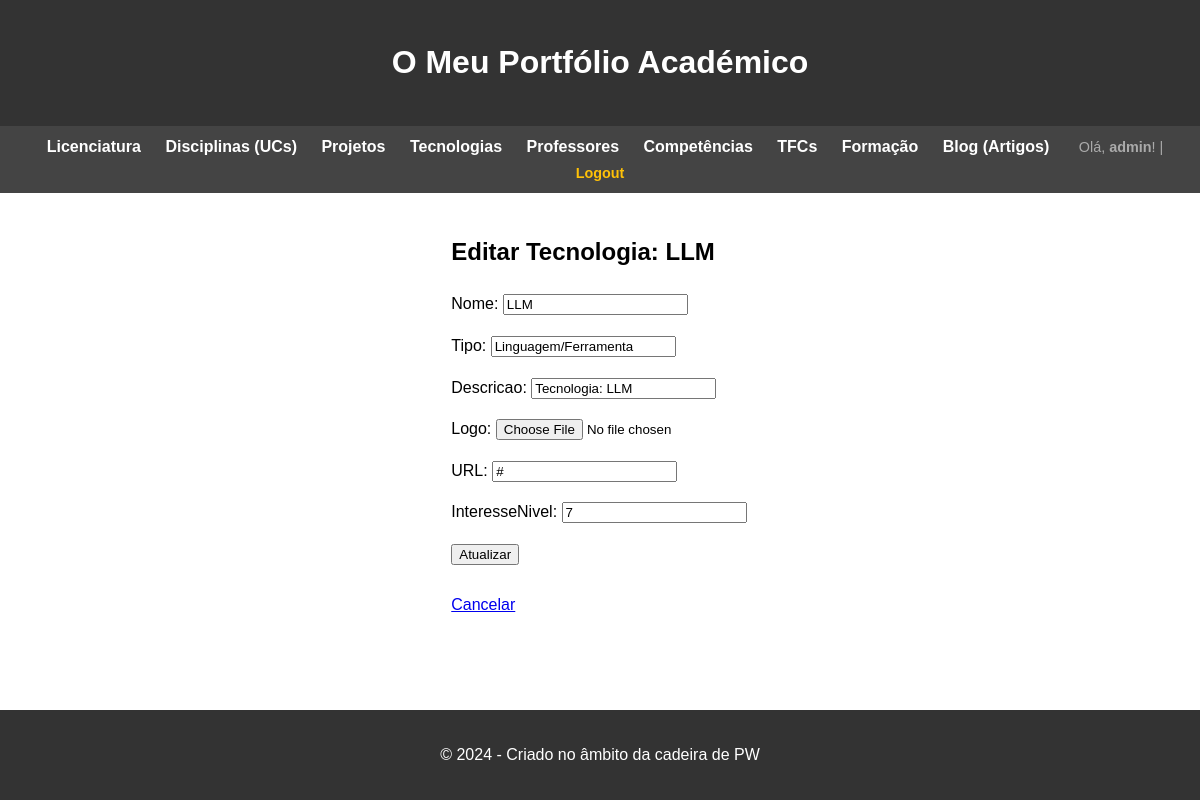
/portfolio/tecnologia/edita/1/ (signed in), run on the app's committed database.
### portfolio/models.py (models this page shows, shortened)
class Tecnologia(models.Model):
    nome = models.CharField(max_length=100)
    tipo = models.CharField(max_length=150)
    descricao = models.CharField(max_length=200)
    logo = models.ImageField(null=True, blank=True)
    URL = models.URLField()
    interesseNivel = models.IntegerField(
        validators=[MinValueValidator(0), MaxValueValidator(10)]
    )

### portfolio/views.py (the view)
# urls.py: path('tecnologia/edita/<int:tecnologia_id>/', views.edita_tecnologia_view, name='edita_tecnologia'),
@login_required
def edita_tecnologia_view(request, tecnologia_id):
    tecnologia = get_object_or_404(Tecnologia, id=tecnologia_id)
    form = TecnologiaForm(request.POST or None, request.FILES or None, instance=tecnologia)
    if form.is_valid():
        form.save()
        return redirect('portfolio:tecnologias')
    return render(request, 'portfolio/edita_tecnologia.html', {'form': form, 'tecnologia': tecnologia})

### portfolio/forms.py
class TecnologiaForm(forms.ModelForm):
    class Meta:
        model = Tecnologia
        fields = '__all__'

### portfolio/templates/portfolio/edita_tecnologia.html (shortened to what this page needs)
{% extends "portfolio/base.html" %}
{% block content %}
<h2>Editar Tecnologia: {{ tecnologia.nome }}</h2>
<form method="POST" enctype="multipart/form-data">
    {{ form.as_p }}
    <button type="submit">Atualizar</button>
</form>
<br><a href="{% url 'portfolio:tecnologias' %}">Cancelar</a>
{% endblock %}

### portfolio/templates/portfolio/base.html (shortened to what this page needs)
<!DOCTYPE html>
<html lang="pt">
<head>
</head>
<body>
    <header>
        <h1>O Meu Portfólio Académico</h1>
    </header>
    <nav>
        <a href="{% url 'portfolio:licenciatura' %}">Licenciatura</a>
        <a href="{% url 'portfolio:ucs' %}">Disciplinas (UCs)</a>
        <a href="{% url 'portfolio:projetos' %}">Projetos</a>
        <a href="{% url 'portfolio:tecnologias' %}">Tecnologias</a>
        <a href="{% url 'portfolio:professores' %}">Professores</a>
        <a href="{% url 'portfolio:competencias' %}">Competências</a>
        <a href="{% url 'portfolio:tfcs' %}">TFCs</a>
        <a href="{% url 'portfolio:formacao' %}">Formação</a>
        <a href="{% url 'artigos:lista_artigos' %}">Blog (Artigos)</a>
        <span class="auth-section">
            {% if request.user.is_authenticated %}
                Olá, <strong>{{ request.user.username }}</strong>! |
                <a href="{% url 'accounts:logout' %}">Logout</a>
            {% else %}
                <a href="{% url 'accounts:login' %}">Login</a>
            {% endif %}
        </span>
    </nav>
    <main>
        {% block content %}
        {% endblock %}
    </main>
    <footer>
        <p>&copy; 2024 - Criado no âmbito da cadeira de PW</p>
    </footer>
</body>
</html>

### portfolio/templates/portfolio/base.html (style rules this page uses)
body { font-family: Arial, sans-serif; line-height: 1.6; margin: 0; padding: 0; display: flex; flex-direction: column; min-height: 100vh; }
header { background: #333; color: #fff; padding: 1rem; text-align: center; }
nav { background: #444; padding: 0.5rem; text-align: center; }
nav a { color: white; margin: 0 10px; text-decoration: none; font-weight: bold; }
main { flex: 1; padding: 20px; max-width: 1000px; margin: 0 auto; }
footer { background: #333; color: #fff; text-align: center; padding: 1rem; margin-top: 20px; }
.auth-section { color: #aaa; font-size: 0.9rem; margin-left: 15px; }
.auth-section a { color: #ffc107; }

### data on the page
Tecnologia: nome "LLM", tipo "Linguagem/Ferramenta", descricao "Tecnologia: LLM", URL "#", interesseNivel "7"

### other printed values
{{ request.user.username }} "admin"
